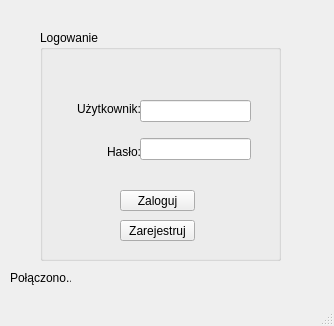
<?xml version="1.0" encoding="UTF-8"?>
<ui version="4.0">
 <class>login</class>
 <widget class="QMainWindow" name="login">
  <property name="geometry">
   <rect>
    <x>0</x>
    <y>0</y>
    <width>334</width>
    <height>326</height>
   </rect>
  </property>
  <property name="windowTitle">
   <string>login</string>
  </property>
  <widget class="QWidget" name="centralwidget">
   <widget class="QLabel" name="label">
    <property name="geometry">
     <rect>
      <x>10</x>
      <y>270</y>
      <width>61</width>
      <height>16</height>
     </rect>
    </property>
    <property name="text">
     <string>Połączono...</string>
    </property>
   </widget>
   <widget class="QGroupBox" name="groupBox">
    <property name="geometry">
     <rect>
      <x>40</x>
      <y>30</y>
      <width>241</width>
      <height>231</height>
     </rect>
    </property>
    <property name="title">
     <string>Logowanie</string>
    </property>
    <widget class="QPushButton" name="pushButton">
     <property name="geometry">
      <rect>
       <x>80</x>
       <y>160</y>
       <width>75</width>
       <height>21</height>
      </rect>
     </property>
     <property name="text">
      <string>Zaloguj</string>
     </property>
    </widget>
    <widget class="QWidget" name="gridLayoutWidget">
     <property name="geometry">
      <rect>
       <x>20</x>
       <y>60</y>
       <width>81</width>
       <height>80</height>
      </rect>
     </property>
     <layout class="QGridLayout" name="gridLayout">
      <item row="2" column="0">
       <widget class="QLabel" name="label_3">
        <property name="text">
         <string>Hasło:</string>
        </property>
        <property name="alignment">
         <set>Qt::AlignRight|Qt::AlignTrailing|Qt::AlignVCenter</set>
        </property>
       </widget>
      </item>
      <item row="1" column="0">
       <widget class="QLabel" name="label_2">
        <property name="text">
         <string>Użytkownik:</string>
        </property>
        <property name="alignment">
         <set>Qt::AlignRight|Qt::AlignTrailing|Qt::AlignVCenter</set>
        </property>
       </widget>
      </item>
     </layout>
    </widget>
    <widget class="QWidget" name="gridLayoutWidget_2">
     <property name="geometry">
      <rect>
       <x>100</x>
       <y>60</y>
       <width>111</width>
       <height>80</height>
      </rect>
     </property>
     <layout class="QGridLayout" name="gridLayout_2">
      <item row="0" column="0">
       <widget class="QLineEdit" name="lineEdit_user"/>
      </item>
      <item row="1" column="0">
       <widget class="QLineEdit" name="lineEdit_password">
        <property name="echoMode">
         <enum>QLineEdit::Password</enum>
        </property>
       </widget>
      </item>
     </layout>
    </widget>
    <widget class="QPushButton" name="pushButton_2">
     <property name="geometry">
      <rect>
       <x>80</x>
       <y>190</y>
       <width>75</width>
       <height>21</height>
      </rect>
     </property>
     <property name="text">
      <string>Zarejestruj</string>
     </property>
    </widget>
   </widget>
  </widget>
  <widget class="QMenuBar" name="menubar">
   <property name="geometry">
    <rect>
     <x>0</x>
     <y>0</y>
     <width>334</width>
     <height>21</height>
    </rect>
   </property>
  </widget>
  <widget class="QStatusBar" name="statusbar"/>
 </widget>
 <resources/>
 <connections/>
</ui>
